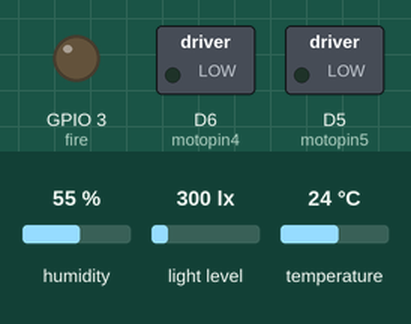
Bench run of a sketch on a simulated ESP8266 (NodeMCU). Parts: switched loads named in the sketch (green lamp = pin HIGH), output pins drawn as LEDs (lit = HIGH). The test bench sets the inputs (shaded band); at power-on: humidity 55 %, light level 300 lx, temperature 24 °C. WiFi joins after 1.5 s; servers stay silent unless stated; uploads are accepted with an empty reply; what the sketch prints to the serial monitor is not drawn.

Above: at 2.7 s.
2.8 s: humidity set to 59 %
9.2 s: humidity set to 62 %
At 10.9 s:
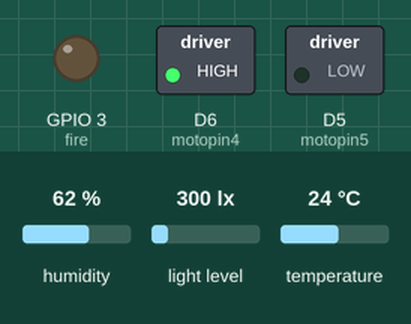
18.6 s: light level set to 63 lx
24.7 s: light level set to 53 lx
At 33.0 s:
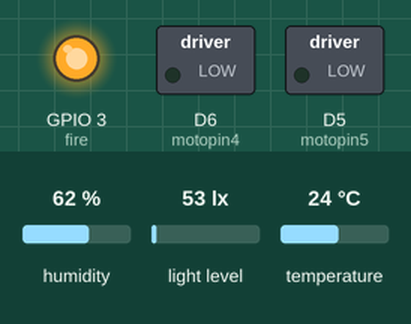
34.1 s: light level set to 500 lx
At 39.0 s:
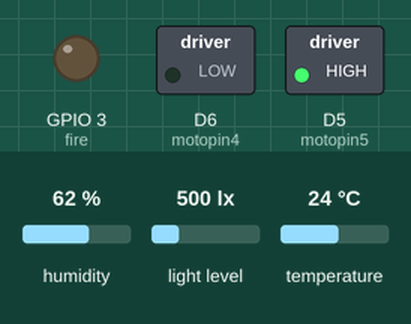
43.5 s: light level set to 40 lx
At 50.8 s:
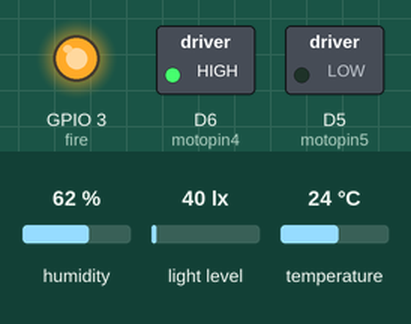
Timing chart, 0 to 53.9 s (numbered marks = the images above; inputs shaded):
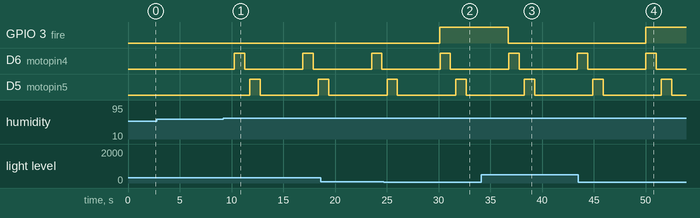

Measured:
- the behaviour switches between 60 and 61 % on humidity (found by bisection; images 0 and 1)
- the behaviour switches between 60 and 59 lx on light level (found by bisection; images 1 and 2)
- after the input at 2.8 s, every drawn part: stays the same
- after the input at 9.2 s, D6 (motopin4): alternates HIGH for 1.0 s and LOW for 5.6 s, starting after 1.1 s; D5 (motopin5): LOW → HIGH after 2.6 s, → LOW 1.0 s later, → HIGH 5.6 s later
- after the input at 24.7 s, GPIO 3 (fire): LOW → HIGH after 5.4 s
- after the input at 34.1 s, GPIO 3 (fire): HIGH → LOW after 2.7 s
- after the input at 43.5 s, GPIO 3 (fire): LOW → HIGH after 6.5 s

The sketch:

arduino_light_2.ino
```cpp
#include <ESP8266WiFi.h>              // Include main library
#include <ArduinoHttpClient.h>
#include <ArduinoJson.h>
DynamicJsonDocument doc(256);
const char* ssid     = "A4";
const char* password = "19032542";
const char* host = "thing.tpk-learning.site";
const int httpPort = 80;

int fire = D9;
int motopin4 = D6;
int motopin5 = D5;
int h;
int l;
int w;

#include "DHT.h"
#include <Wire.h>
#include <SPI.h>
#include <BH1750.h>
BH1750 lightMeter;
long distance = 0;
#define DHTTYPE DHT11
#define DHTPIN D4
DHT dht(DHTPIN,DHTTYPE,15);

void setup() {
  Serial.begin(9600);
  pinMode(motopin4,OUTPUT);
  pinMode(motopin5,OUTPUT);
  pinMode(fire,OUTPUT);
  Wire.begin();
  lightMeter.begin();

  Serial.print("Connecting to ");
  Serial.println(ssid);
  WiFi.begin(ssid, password);
  while (WiFi.status() != WL_CONNECTED)
  {
    delay(500);
    Serial.print(".");                // Print WiFi status
  }
  Serial.println("");
  Serial.println("WiFi connected");   // Print connect status
  Serial.println("IP address: ");
  Serial.println(WiFi.localIP());
}
void loop() {

  uint16_t lux = lightMeter.readLightLevel();
    Serial.print("Light: ");
    Serial.print(lux);
    Serial.println(" lx");
    delay(500);
    if(lux < 60){
      digitalWrite(fire,1);
      l=1;
    }
    else {
      digitalWrite(fire,0);
      l=0;
    }


  float h = dht.readHumidity();
  Serial.println("\nH : "+String(h,0));
  if(h>60){
    w=1;
    wiper();
  }
  else{
    w=0;
    }

  WiFiClient client;
  if (!client.connect(host, httpPort))// Test connection
  {
    Serial.println("connection failed"); // Print connection fail message
    return;
  }
  HttpClient http = HttpClient(client, host, httpPort);
  Serial.println("updating...");
  String contentType = "application/x-www-form-urlencoded";
  String postData = "status="+String(w);
  http.post("/61105631_IOT/set_wiper_status.php", contentType, postData);
  int statusCode = http.responseStatusCode();
  String response = http.responseBody();
  Serial.print("Status code: ");
  Serial.println(statusCode);
  Serial.print("Response: ");
  Serial.println(response);

  postData = "status="+String(l);
  http.post("/61105631_IOT/set_light_status.php", contentType, postData);


 deserializeJson(doc, response);
  String text = doc[0]["status"];
  int signal = text.toInt();
  Serial.println(text);
  delay(1000);

   Serial.println("Wait two seconds");
  for(int i = 0;i<2;i++){
    Serial.print(".");
    delay(1000);
  }
}
void wiper(){
  motoLeft();
  Serial.println("wiper left.");
  delay(1000);
  motoStop();
  delay(500);
  motoRight();
  Serial.println("wiper left.");
  delay(1000);
  motoStop();
}
void motoLeft(){
  digitalWrite(motopin4,1);
  digitalWrite(motopin5,0);
}
void motoRight(){
  digitalWrite(motopin4,0);
  digitalWrite(motopin5,1);
}
void motoStop(){
  digitalWrite(motopin4,0);
  digitalWrite(motopin5,0);
}
```
